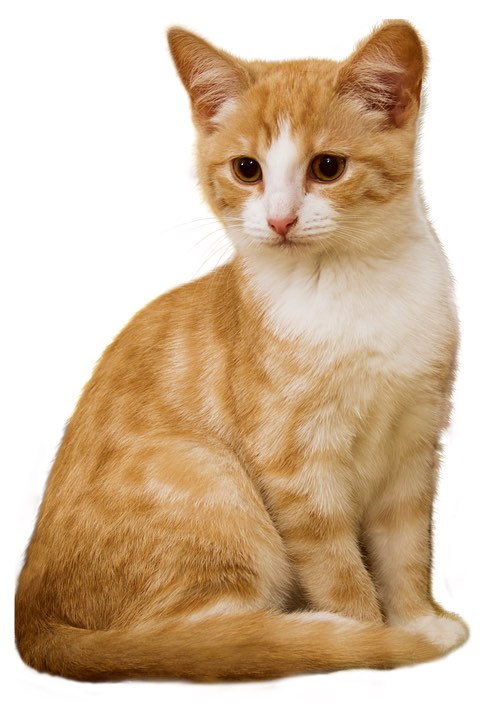
//> input picture 第一部分-快速上手OpenCV/chapter01-邂逅OpenCV/cat.jpg, 498 x 720 px
$ ./EdgeDetectionComphrensiveExample   (built with g++ and OpenCV 4)
//> lines starting //> are read from the running program, lines starting //| are printed output that depends on the picture
#include <iostream>
#include <vector>
#include <opencv2/opencv.hpp>
#include <opencv2/highgui/highgui.hpp>
#include <opencv2/imgproc/imgproc.hpp>
#include <regex>

using namespace std;
using namespace cv;

// 全局变量声明
// 原图, 原图的灰度版, 目标图
Mat g_srcImage, g_srcGrayImage, g_dstImage;

// Canny边缘检测相关变量
Mat g_cannyDetectionEdges;
int g_cannyLowThreshold = 1;  // TrackBar位置参数

// Sobel边缘检测相关变量
Mat g_sobelGradient_X, g_sobelGradient_Y;
Mat g_sobelAbsGradient_X, g_sobelAbsGradient_Y;
int g_sobelKernelSize = 1; // TrackBar位置参数

// Scharr滤波器相关变量
Mat g_scharrGradient_X, g_scharrGradient_Y;
Mat g_scharrAbsGradient_X, g_scharrAbsGradient_Y;

// 全局函数声明
static void on_Canny(int, void*); // Canny边缘检测窗口滚动条的回调函数
static void on_Sobel(int, void*); // Sobel边缘检测窗口滚动条的回调函数
void Scharr(); // 封装了Scharr边缘检测相关代码的函数

int main(int argc, char** argv) {

    g_srcImage = imread("cat.jpg");
//> g_srcImage is the input picture: 720 rows x 498 cols, CV_8UC3; mean B, G, R 162.6, 189.2, 213.4
    if (!g_srcImage.data) {
        printf("读取srcImage错误~! \n");
        return -1;
    }

    // 显示原始图
    namedWindow("[原始图]");
    imshow("[原始图]", g_srcImage);

    // 创建与src同类型和大小的矩阵(dst)
    g_dstImage.create(g_srcImage.size(), g_srcImage.type());

    // 将原图像转换为灰度图像
    cvtColor(g_srcImage, g_srcGrayImage, COLOR_BGR2GRAY);
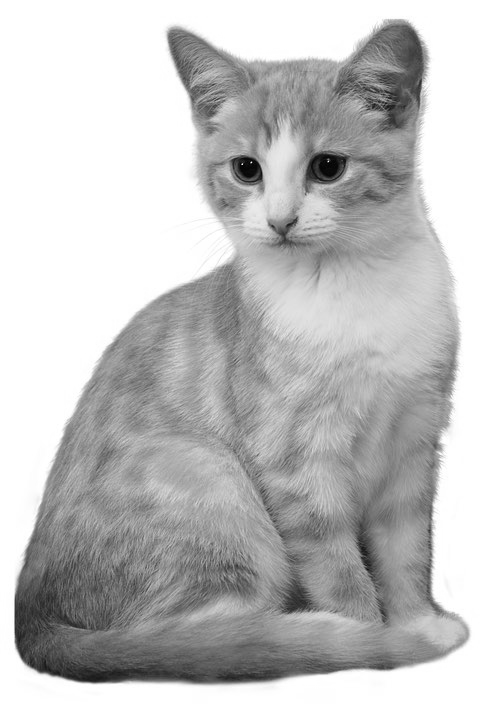
//> g_srcGrayImage: 720 rows x 498 cols, CV_8UC1; min 2, max 255, mean 193.4

    // 创建显示窗口
    namedWindow("[效果图]Canny边缘检测", WINDOW_AUTOSIZE);
    namedWindow("[效果图]Sobel边缘检测", WINDOW_AUTOSIZE);

    // 创建trackbar
    createTrackbar("参数值: ", "[效果图]Canny边缘检测", &g_cannyLowThreshold, 120, on_Canny);
    createTrackbar("参数值: ", "[效果图]Sobel边缘检测", &g_sobelKernelSize, 3, on_Sobel);

    // 调用回调函数
    on_Canny(0, 0);
    on_Sobel(0, 0);

    // 调用封装了Scharr边缘检测代码的函数
    Scharr();

    // 轮询获取按键信息, 若按下Q, 程序退出
    while ((char(waitKey(1)) != 'q')) {}

    return 0;

}

void on_Canny(int, void*) {
    // 先使用3x3内核来降噪
    blur(g_srcGrayImage, g_cannyDetectionEdges, Size(3, 3));

    // 运行我们的Canny算子
    Canny(g_cannyDetectionEdges, g_cannyDetectionEdges, g_cannyLowThreshold, g_cannyLowThreshold*3, 3);
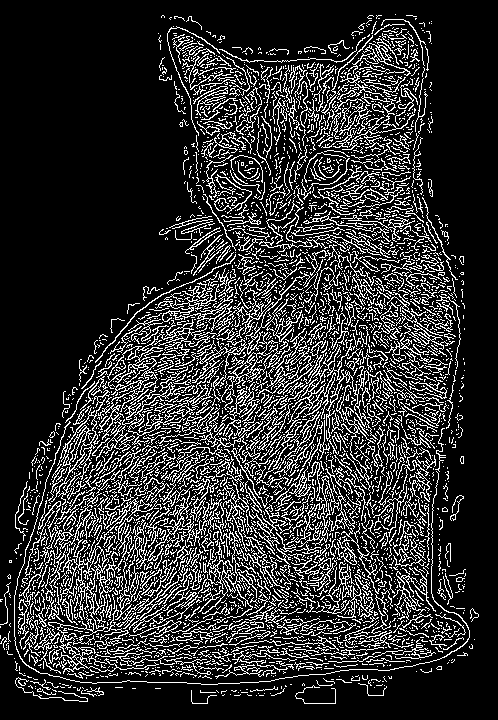
//> g_cannyDetectionEdges: 720 rows x 498 cols, CV_8UC1; 18.6% white in thin lines or dots

    // 现将g_dstImage内的所有元素设置为0
    g_dstImage = Scalar::all(0);

    // 使用Canny算子输出的边缘图g_cannyDetectedEdges作为掩码, 来将原图g_srcImage拷贝到目标图g_dstImage中
    g_srcImage.copyTo(g_dstImage, g_cannyDetectionEdges);
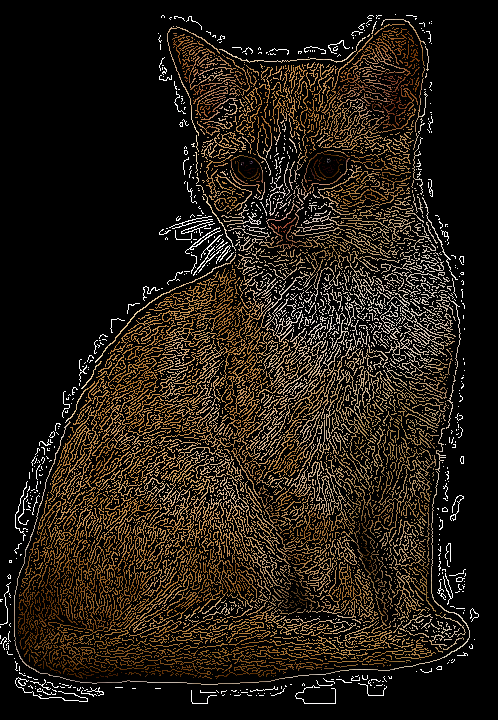
//> g_dstImage: 720 rows x 498 cols, CV_8UC3; mean B, G, R 19.6, 27.7, 35

    // 显示效果图
    imshow("[效果图]Canny边缘检测", g_dstImage);
}

void on_Sobel(int, void*) {
    // 求X方向梯度
    Sobel(g_srcImage, g_sobelGradient_X, CV_16S, 1, 0, (2*g_sobelKernelSize+1), 1, 1, BORDER_DEFAULT);
    convertScaleAbs(g_sobelGradient_X, g_sobelAbsGradient_X); // 计算绝对值, 并将结果转换成8位

    // 求Y方向梯度
    Sobel(g_srcImage, g_sobelGradient_Y, CV_16S, 0, 1, (2*g_sobelKernelSize+1), 1, 1, BORDER_DEFAULT);
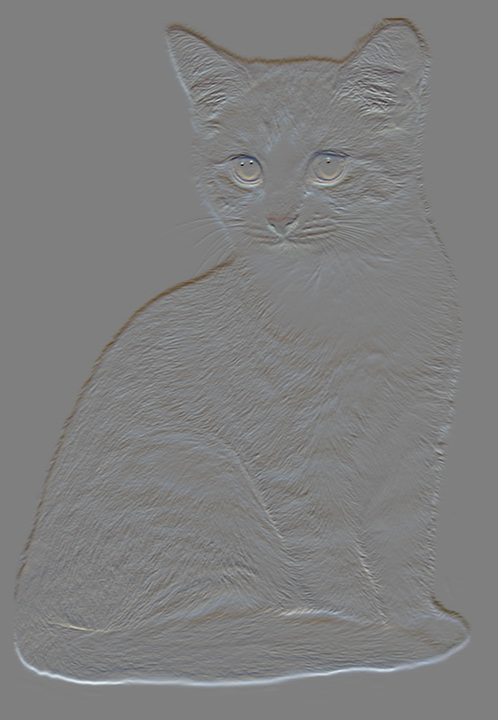
//> g_sobelGradient_Y: 720 rows x 498 cols, CV_16SC3; mean B, G, R 1, 1, 1; drawn with min black and max white
    convertScaleAbs(g_sobelGradient_Y, g_sobelAbsGradient_Y); // 计算绝对值, 并将结果转换成8位

    // 合并梯度
    addWeighted(g_sobelAbsGradient_X, 0.5, g_sobelAbsGradient_Y, 0.5, 0, g_dstImage);
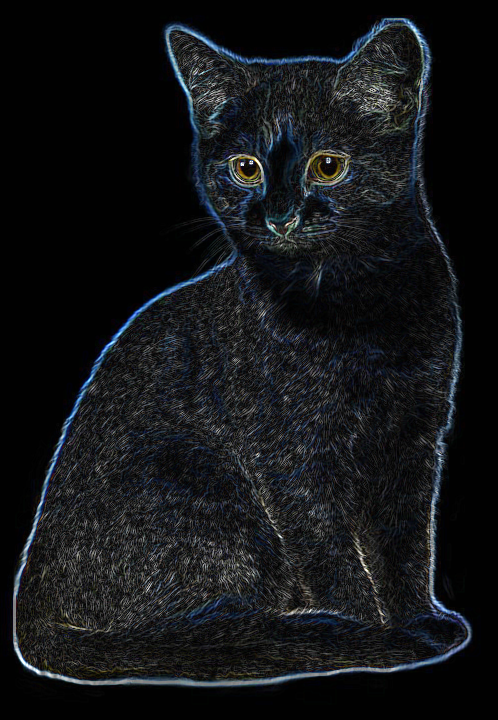
//> g_dstImage: 720 rows x 498 cols, CV_8UC3; mean B, G, R 23.7, 21.5, 19.7

    // 显示效果图
    imshow("[效果图]Sobel边缘检测", g_dstImage);

}

void Scharr() {
    // 求X方向梯度
    Scharr(g_srcImage, g_scharrAbsGradient_X, CV_16S, 1, 0, 1, 0, BORDER_DEFAULT);
    convertScaleAbs(g_scharrAbsGradient_X, g_scharrGradient_X); // 计算绝对值, 并将结果转换成8位
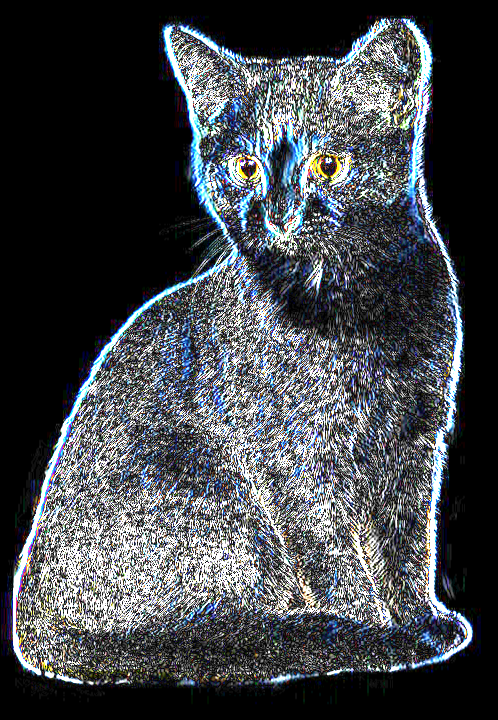
//> g_scharrGradient_X: 720 rows x 498 cols, CV_8UC3; mean B, G, R 75.3, 70.9, 67.3

    // 求Y方向梯度
    Scharr(g_srcImage, g_scharrAbsGradient_Y, CV_16S, 0, 1, 1, 0, BORDER_DEFAULT);
    convertScaleAbs(g_scharrAbsGradient_Y, g_scharrGradient_Y); // 计算绝对值, 并将结果转换成8位
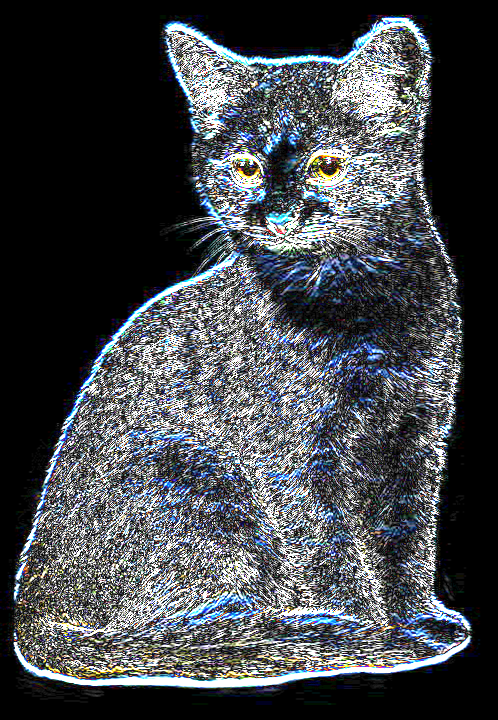
//> g_scharrGradient_Y: 720 rows x 498 cols, CV_8UC3; mean B, G, R 75.5, 71.3, 67.9

    // 合并梯度
    addWeighted(g_scharrAbsGradient_X, 0.5, g_scharrAbsGradient_Y, 0.5, 0, g_dstImage);
//> g_dstImage: 720 rows x 498 cols, CV_16SC3
//> the 'q' key is pressed

    // 显示效果图
    imshow("[效果图]Scharr滤波器", g_dstImage);
}
